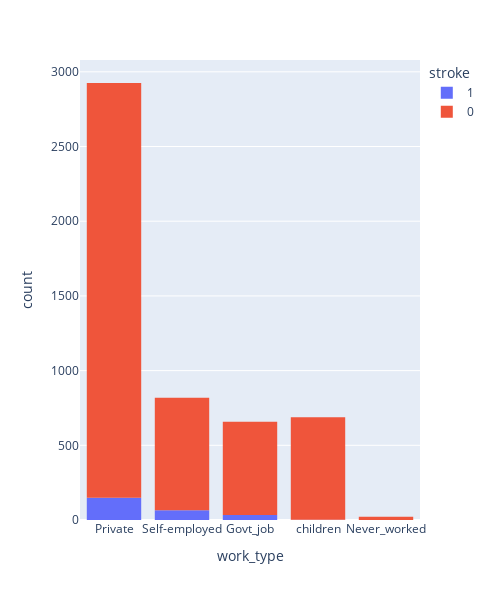

This figure's notebook cell:
### Code cell
px.histogram(df, x="work_type", color="stroke",width=500, height=600)

### Figure 1 — Plotly figure (JSON) as saved in the notebook; plotly's stock layout.template omitted (floating-point values rounded to 4 significant figures; data arrays with more than 128 entries replaced by an {"elided": "..."} marker saying what was removed)
{"data": [{"alignmentgroup": "True", "bingroup": "x", "hovertemplate": "stroke=1<br>work_type=%{x}<br>count=%{y}<extra></extra>", "legendgroup": "1", "marker": {"color": "#636efa", "pattern": {"shape": ""}}, "name": "1", "offsetgroup": "1", "orientation": "v", "showlegend": true, "type": "histogram", "x": {"elided": "249 str values"}, "xaxis": "x", "yaxis": "y"}, {"alignmentgroup": "True", "bingroup": "x", "hovertemplate": "stroke=0<br>work_type=%{x}<br>count=%{y}<extra></extra>", "legendgroup": "0", "marker": {"color": "#EF553B", "pattern": {"shape": ""}}, "name": "0", "offsetgroup": "0", "orientation": "v", "showlegend": true, "type": "histogram", "x": {"elided": "4861 str values"}, "xaxis": "x", "yaxis": "y"}], "layout": {"barmode": "relative", "height": 600, "legend": {"title": {"text": "stroke"}, "tracegroupgap": 0}, "margin": {"t": 60}, "width": 500, "xaxis": {"anchor": "y", "autorange": true, "domain": [0, 1], "range": [-0.5, 4.5], "title": {"text": "work_type"}, "type": "category"}, "yaxis": {"anchor": "x", "autorange": true, "domain": [0, 1], "range": [0, 3079.0], "title": {"text": "count"}}}}
